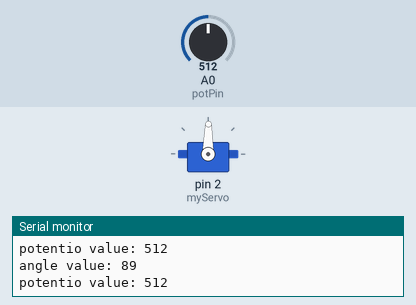
Simulated run of this sketch. Board: Arduino Uno, built with avr-gcc and run on an emulated ATmega328P. Shown: servo, the last lines printed to the serial monitor. The inputs (shaded band) are chosen by the test bench; at power-on: A0 (potPin) = 512.

Above: at 1.2 s.
1.3 s: A0 (potPin) set to 61
At 2.1 s:
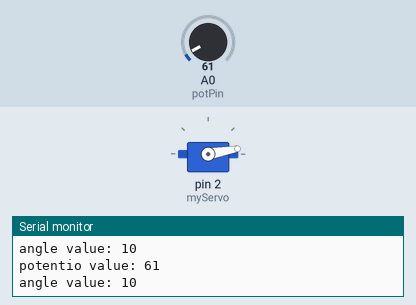
2.8 s: A0 (potPin) set to 51
At 3.2 s:
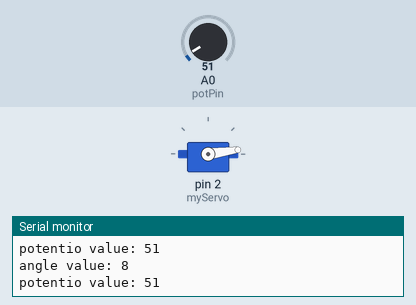
5.8 s: A0 (potPin) set to 1023
At 6.7 s:
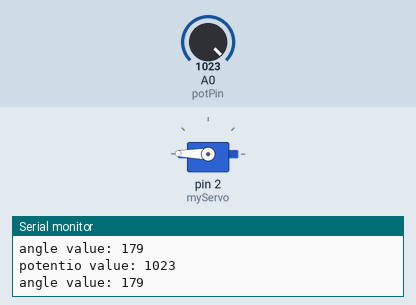
7.3 s: A0 (potPin) set to 1007
At 7.8 s:
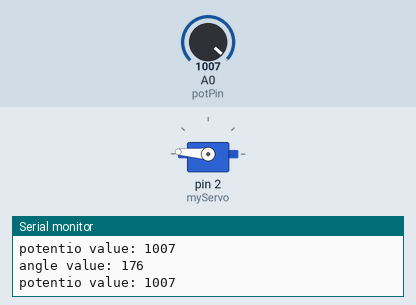
10.3 s: A0 (potPin) set to 984
At 11.0 s:
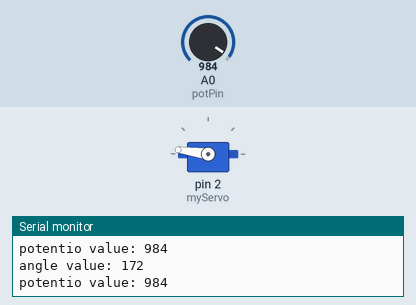
13.3 s: A0 (potPin) set to 590
At 14.5 s:
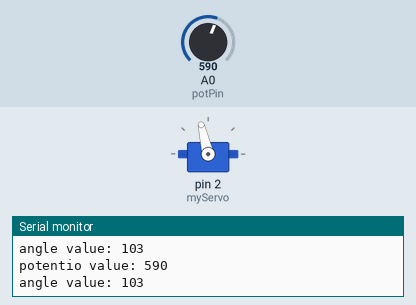
14.8 s: A0 (potPin) set to 556
Timing chart, 0 to 17.8 s (numbered marks = the images above; inputs shaded):
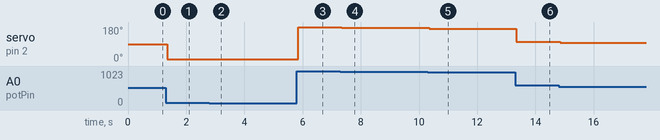

Measured:
- after the input at 1.3 s, servo on pin 2 (myServo): 89° → 10° after 0.05 s
- after the input at 2.8 s, servo on pin 2 (myServo): 10° → 8° after 0.05 s
- after the input at 5.8 s, servo on pin 2 (myServo): 8° → 179° after 0.05 s
- after the input at 7.3 s, servo on pin 2 (myServo): 179° → 176° after 0.05 s
- after the input at 10.3 s, servo on pin 2 (myServo): 176° → 172° after 0.05 s
- after the input at 13.3 s, servo on pin 2 (myServo): 172° → 103° after 0.05 s
- after the input at 14.8 s, servo on pin 2 (myServo): 103° → 97° after 0.05 s

The sketch:

servo_motor.ino
```cpp
#include <Servo.h>

Servo myServo;

int const potPin = A0;
int potVal;
int angle;

void setup() {
  myServo.attach(2);
  Serial.begin(9600);

}

void loop() {
  potVal = analogRead(potPin);
  Serial.print("potentio value: ");
  Serial.println(potVal);

  angle = map(potVal, 0, 1023, 0, 179);
  Serial.print("angle value: ");
  Serial.println(angle);

  myServo.write(angle);
  delay(15);

}
```
